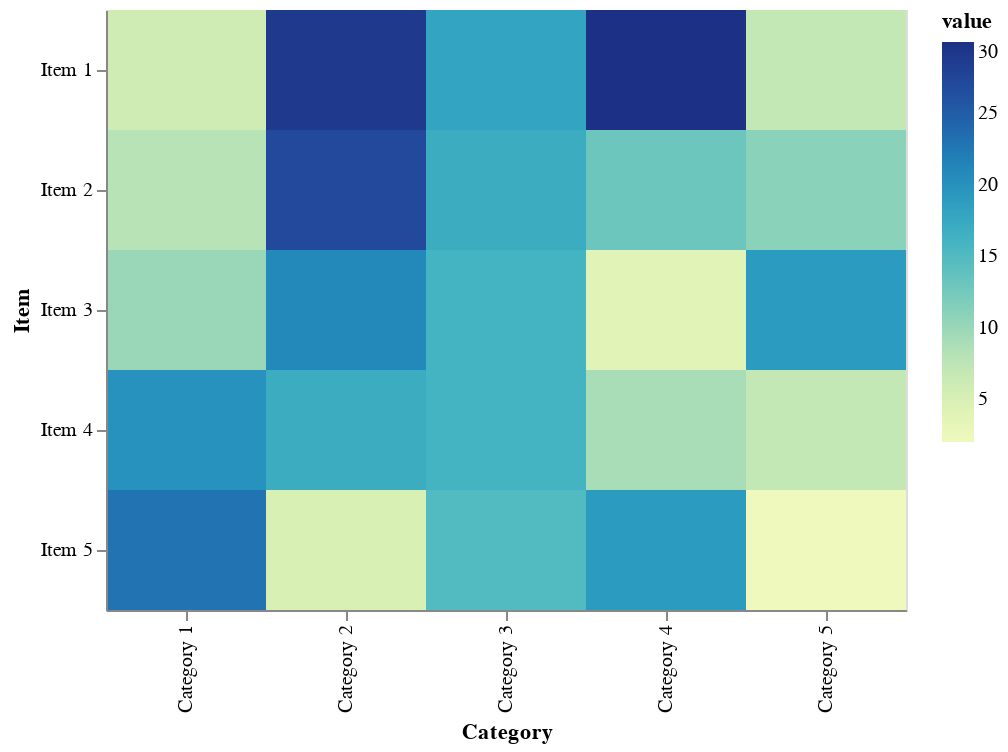

Write notebook code for a chart like this one.
### Markdown cell above
### Heatmap

[Vega-Lite color schemes](https://vega.github.io/vega/docs/schemes/)

### Code cell
alt.Chart(df).mark_rect().encode(
    x = 'Category',
    y = 'Item',
    color = 'value'
)

### Figure 1 — Vega-Lite specification as saved in the notebook (floating-point values rounded to 4 significant figures)
{"$schema": "https://vega.github.io/schema/vega-lite/v2.6.0.json", "config": {"view": {"height": 300, "width": 400}}, "data": {"name": "data-dcc63c1bd6179d79fcae39778c52b169"}, "datasets": {"data-dcc63c1bd6179d79fcae39778c52b169": [{"Category": "Category 1", "Item": "Item 1", "value": 6}, {"Category": "Category 1", "Item": "Item 2", "value": 8}, {"Category": "Category 1", "Item": "Item 3", "value": 10}, {"Category": "Category 1", "Item": "Item 4", "value": 20}, {"Category": "Category 1", "Item": "Item 5", "value": 23}, {"Category": "Category 2", "Item": "Item 1", "value": 29}, {"Category": "Category 2", "Item": "Item 2", "value": 27}, {"Category": "Category 2", "Item": "Item 3", "value": 21}, {"Category": "Category 2", "Item": "Item 4", "value": 17}, {"Category": "Category 2", "Item": "Item 5", "value": 5}, {"Category": "Category 3", "Item": "Item 1", "value": 18}, {"Category": "Category 3", "Item": "Item 2", "value": 17}, {"Category": "Category 3", "Item": "Item 3", "value": 16}, {"Category": "Category 3", "Item": "Item 4", "value": 16}, {"Category": "Category 3", "Item": "Item 5", "value": 15}, {"Category": "Category 4", "Item": "Item 1", "value": 30}, {"Category": "Category 4", "Item": "Item 2", "value": 13}, {"Category": "Category 4", "Item": "Item 3", "value": 4}, {"Category": "Category 4", "Item": "Item 4", "value": 9}, {"Category": "Category 4", "Item": "Item 5", "value": 19}, {"Category": "Category 5", "Item": "Item 1", "value": 7}, {"Category": "Category 5", "Item": "Item 2", "value": 11}, {"Category": "Category 5", "Item": "Item 3", "value": 19}, {"Category": "Category 5", "Item": "Item 4", "value": 7}, {"Category": "Category 5", "Item": "Item 5", "value": 2}]}, "encoding": {"color": {"field": "value", "type": "quantitative"}, "x": {"field": "Category", "type": "nominal"}, "y": {"field": "Item", "type": "nominal"}}, "mark": "rect"}
